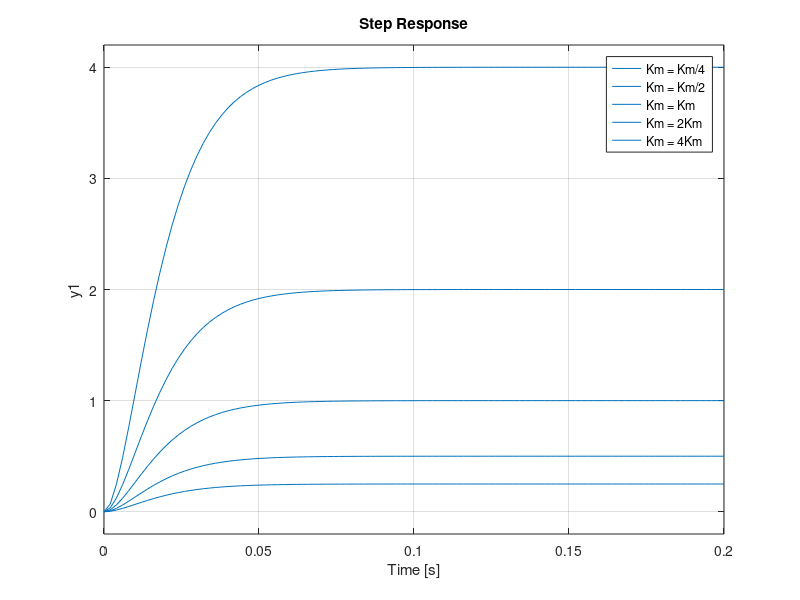
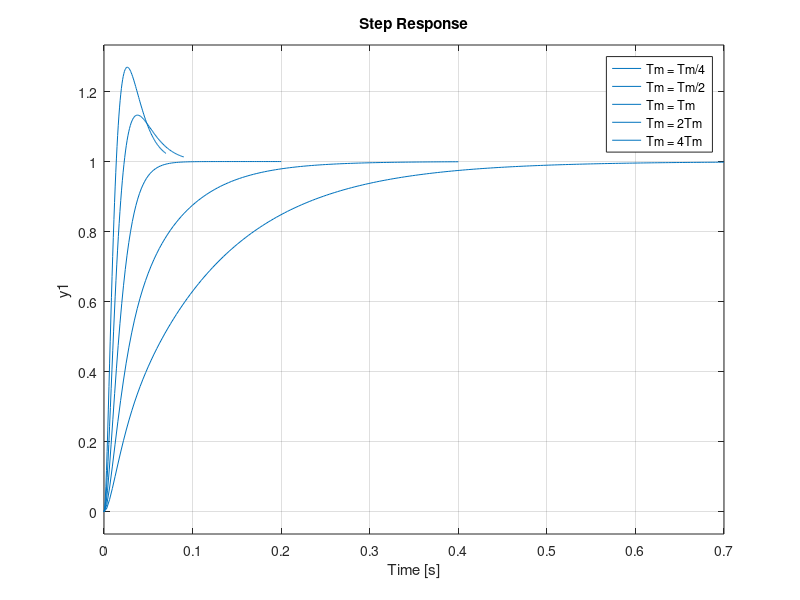
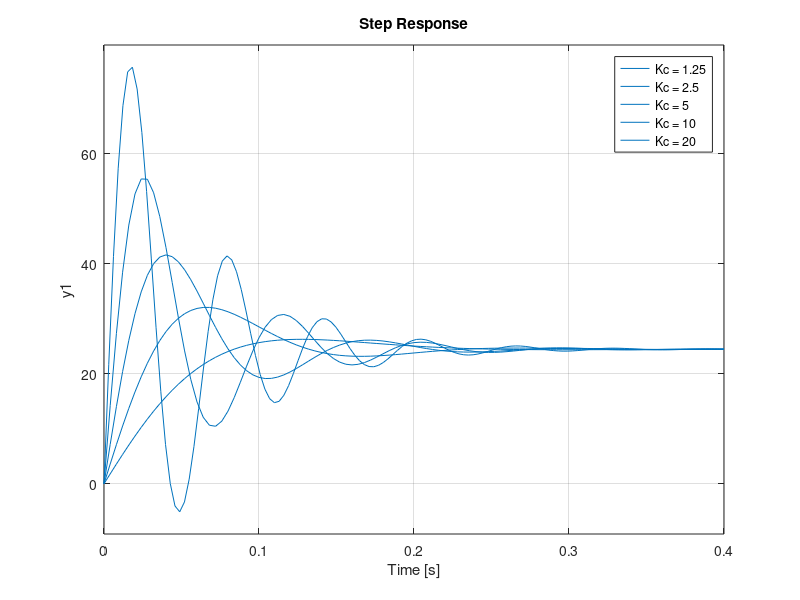

Recreate these plots in MATLAB, in order.
% LEGO EV3 robot simulink model parameters - ELEN90055 Workshops 3 and 4

Ts = 0.005          % sensor / control sampling time (s)

SqWaveFreq = 1/6    % frequency of test signal and reference repetition (Hz)

Vm = 30             % percentage of supply voltage applied by PWM to motor during tests
                    % to gather data for model parameter identification

Km = 14.72          % V-to-ThetaDot motor model gain parameter (degrees/V.s) 

Tm = 0.028          % V-to-ThetaDot motor model time-constant (s)

To = 2*Ts           % open-loop controller roll-off
Km0 = Km;
Tm0 = Tm;
COL = tf([Tm0 1 0],Km0*[To^2 2*To 1]);  % open-loop controller = approx inverse of Km0/s*(Tm0 s + 1)
COLdisc = c2d(COL,Ts,'tustin');         % time discretization of open-loop controller
[COLnum,COLden] = tfdata(COLdisc,'v');  % discrete transfer fnc numerator and denominator 

ThDotRef = 90 % ThetaDot reference for controller tests

Kc = 3          % feedback controller gain for drive motors

% set(0,'ShowHiddenHandles','on'); set(gcf,'menubar','figure')

figure(1)
for i = -2:2
    Km0 = Km;
    Tm0 = Tm;
    Kmm = Km*2^i;
    Hop = Kmm/Km0*tf([Tm0 1],[Tm*To^2 To^2+2*Tm*To 2*To+Tm 1]);
    step(Hop)
    hold on
end
legend('Km = Km/4','Km = Km/2','Km = Km','Km = 2Km','Km = 4Km');

figure(2)
for i = -2:2
    Tm0 = Tm;
    Km0 = Km;
    Tmm = Tm*2^i;
    Hop = Km/Km0*tf([Tm0 1],[Tmm*To^2 To^2+2*Tmm*To 2*To+Tmm 1]);
    step(Hop)
    hold on
end
legend('Tm = Tm/4','Tm = Tm/2','Tm = Tm','Tm = 2Tm','Tm = 4Tm');

% figure(3)
% F = tf([Tm 1 0],[Km]);
% rlocus(F)

% figure(4)
% Kc = 5;
% for i = -2:2
%     Kc0 = Kc*2^i;
%     Hop = tf([Km],[Tm 1 0]);
%     Hcls = tf([Tm 1 0],[Tm 1 Kc0*Km]);
%     Hcl = Kc0*Km*tf([1],[Tm 1 Kc0*Km]);
%     bode(Hcls)
%     hold on
% end
% legend('Kc = 1.25','Kc = 2.5','Kc = 5','Kc = 10','Kc = 20');

figure(5)
Kc = 5;
ThDotRef = 360;
for i = -2:2
    Kc0 = Kc*2^i;
    Hid = Kc0*ThDotRef*tf([Tm 1],[Tm 1 Kc0*Km]);
    step(Hid)
    hold on
end
legend('Kc = 1.25','Kc = 2.5','Kc = 5','Kc = 10','Kc = 20');

